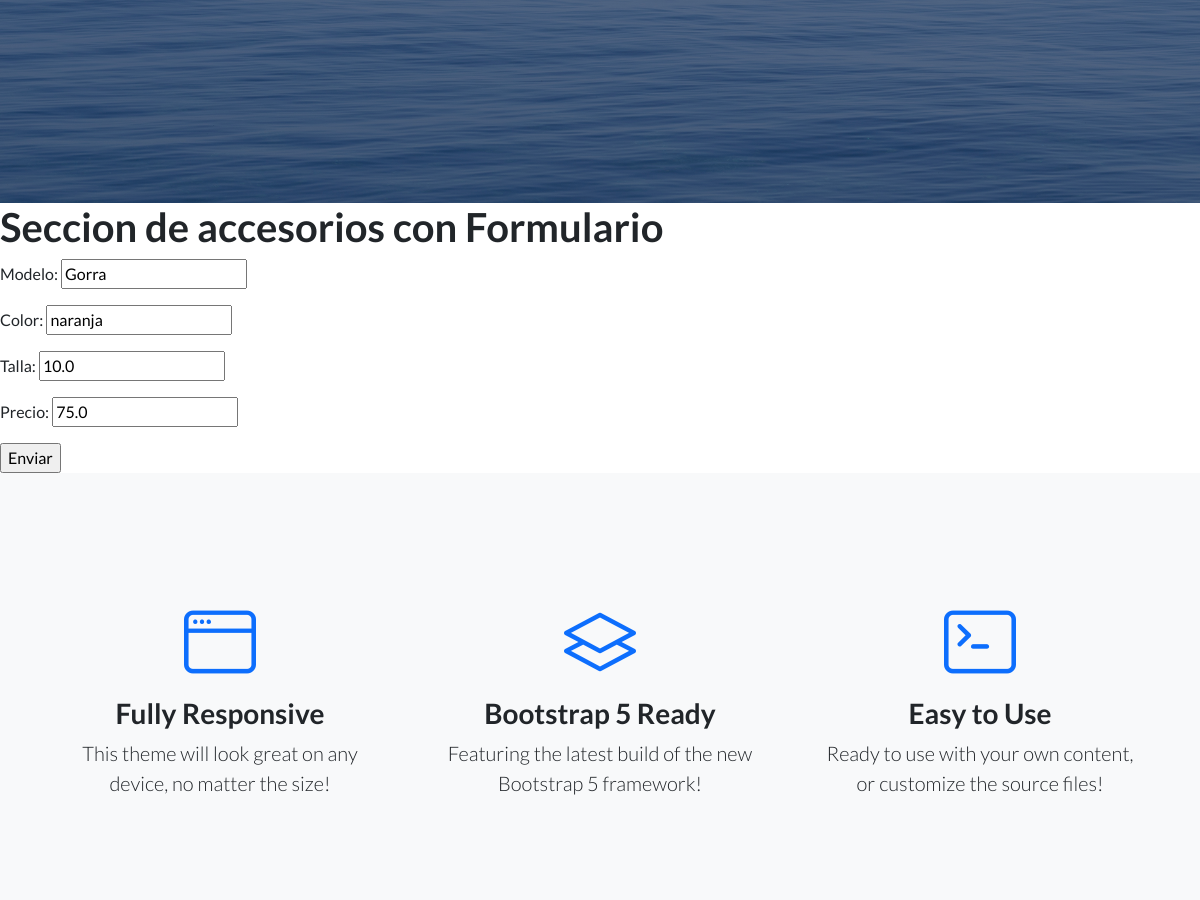
The app's page /app-zap/editaAccesorios/2 (middle part), older data.
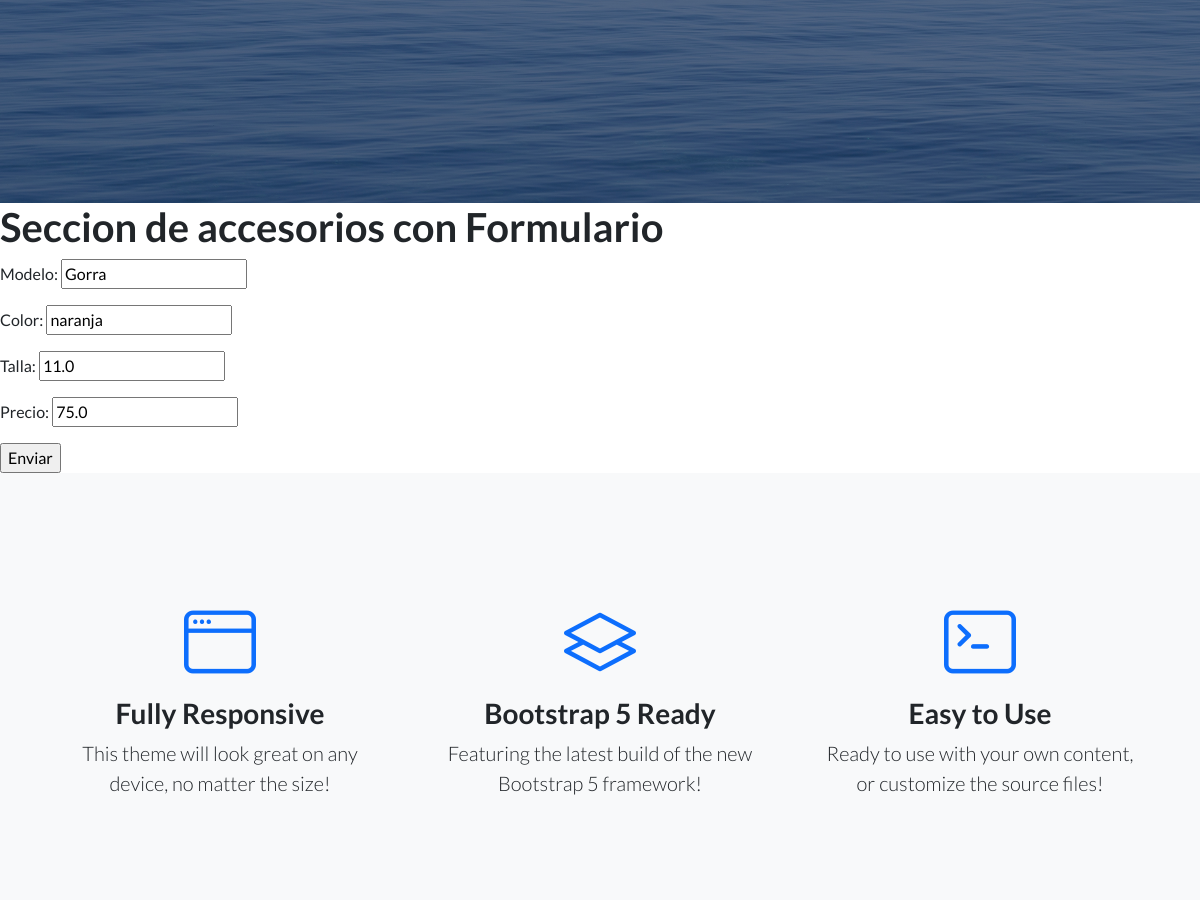
The same page, newer data.
### App_zap/models.py (models this page shows, shortened)
class Accesorios(models.Model):
    modelo = models.CharField(max_length=50)
    color = models.CharField(max_length=50)
    talla = models.FloatField()
    precio = models.FloatField()

### App_zap/views.py (the view)
# urls.py: path('editaAccesorios/<int:id>',editarAccesorio, name="editaAccesorios"),
def editarAccesorio(request, id):
    accesorios = Accesorios.objects.get(id = id)
    if request.method == 'POST':
        miFormulario = AccesorioFormulario(request.POST)
        if miFormulario.is_valid():
            data = miFormulario.cleaned_data
            accesorios.modelo = data["modelo"]
            accesorios.color = data["color"]
            accesorios.talla = data["talla"]
            accesorios.precio = data["precio"]
            accesorios.save()
            return render(request, 'inicio.html')
    else:
        miFormulario = AccesorioFormulario(initial={
            "modelo": accesorios.modelo,
            "color": accesorios.color,
            "talla": accesorios.talla,
            "precio": accesorios.precio,
        })
    return render(request, "editarAccesorio.html", {"miFormulario": miFormulario, "id": accesorios.id})

### App_zap/forms.py
class AccesorioFormulario(forms.Form):
    modelo = forms.CharField(max_length=50)
    color = forms.CharField(max_length=50)
    talla = forms.IntegerField()
    precio = forms.IntegerField()

### App_zap/templates/editarAccesorio.html
{% extends 'padre.html' %}
{% load static %}
{% block bloqueQueCambia %}
    <h1>Seccion de accesorios con Formulario</h1>
    <form action="{% url 'editaAccesorios' id %}" method = "POST">{% csrf_token %}
        {{miFormulario.as_p}}
        <input type="submit" value="Enviar">
    </form>
{% endblock bloqueQueCambia %}

Row changes from the older to the newer data that the page shows:
changed Accesorios "Gorra": talla "10.0" → "11.0"
